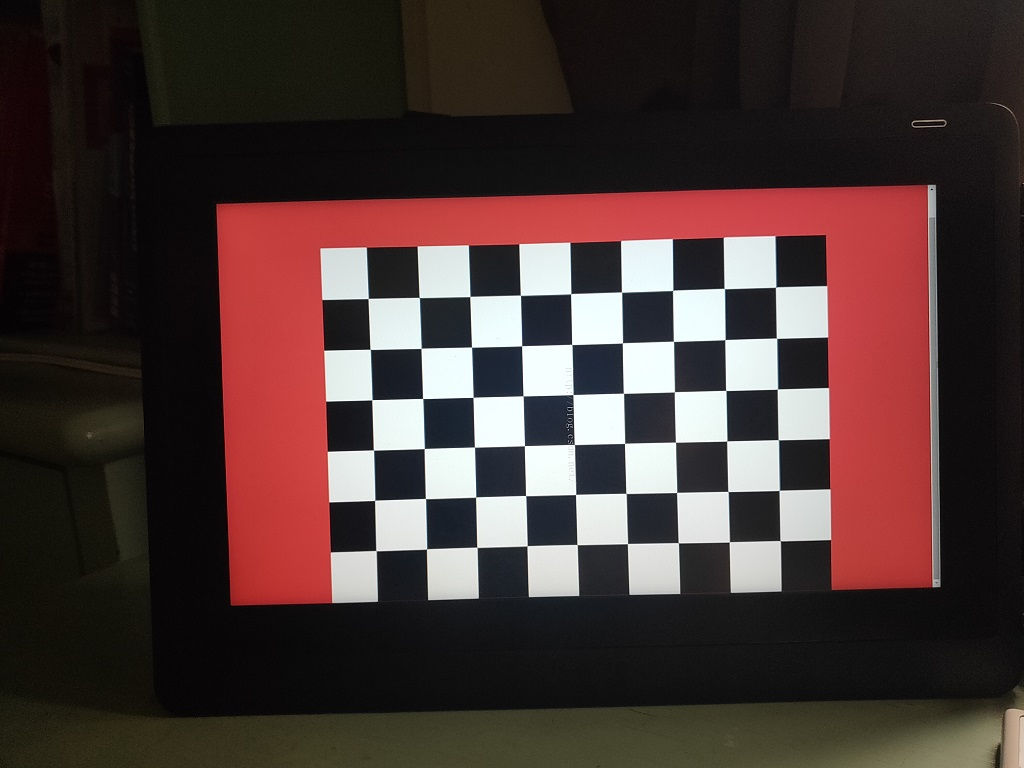
#> input picture data/oppo/01.jpg, 1024 x 768 px; its folder holds only this picture in this run
$ jupyter execute --allow-errors Calibration.ipynb
#> lines starting #> are read from the running program, lines starting #| are printed output that depends on the picture; long printed decimals are rounded
[cell 1]
import cv2
import numpy as np
import matplotlib.pyplot as plt
import glob

## Find Patterns

[cell 2]
#迭代終止標準
criteria = (cv2.TERM_CRITERIA_EPS + cv2.TERM_CRITERIA_MAX_ITER, 30, 0.001)
#設3D平面的點平穩且平移 (z=0)
objp = np.zeros((9*6,3), np.float32)
objp[:,:2] = np.mgrid[0:9,0:6].T.reshape(-1,2)

obj_pts = []
img_pts = []
images = glob.glob('data/oppo/*.jpg')
for f in images:
    img = cv2.imread(f)
#> img is the input picture: shape (768, 1024, 3); mean B, G, R 52.7, 54.9, 73.1
    #灰階
    gray = cv2.cvtColor(img,cv2.COLOR_BGR2GRAY)
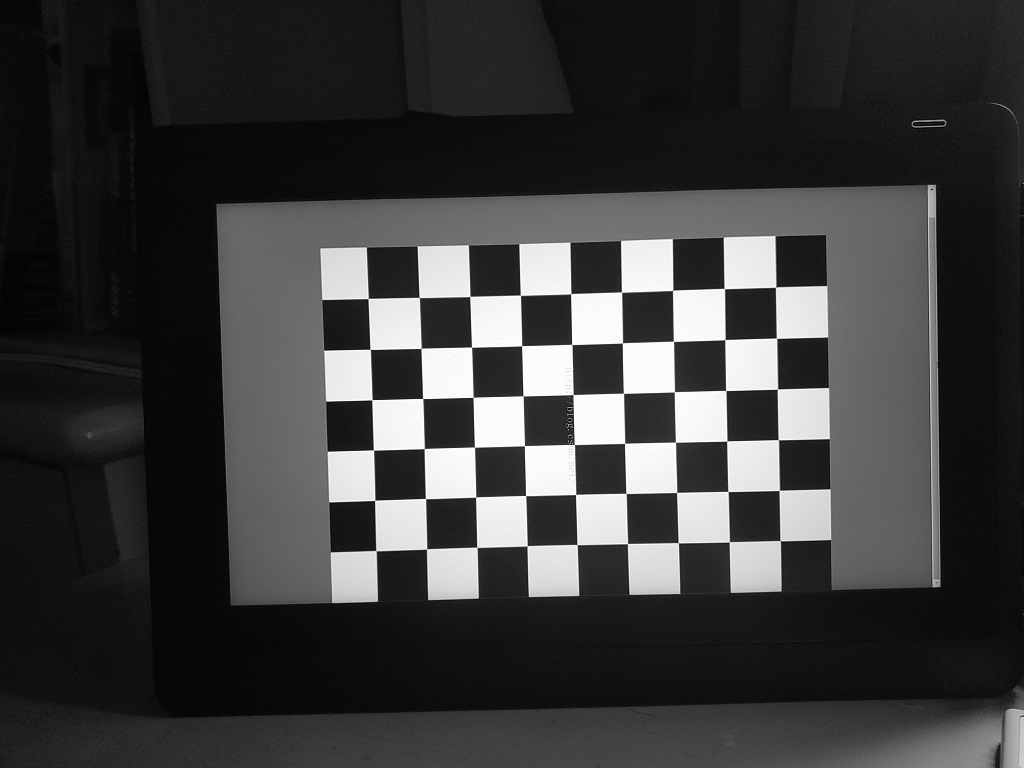
#> gray: shape (768, 1024); min 0, max 255, mean 60.1
    ret, corners = cv2.findChessboardCorners(gray, (9,6),None)
#> ret = True; corners = 54 rows, first 8: [780.8, 541.2], [729, 542.1], [678.3, 542.8], [627.4, 543.8], [576.9, 544.4], [526.9, 546], [476.8, 546.9], [426.5, 549.2]
    #找到pattern的話使用cv2.cornerSubPix()再精化
    if ret:
        obj_pts.append(objp)
        corners2 = cv2.cornerSubPix(gray,corners,(11,11),(-1,-1),criteria)
#> corners2 = 54 rows, first 8: [780.2, 540.7], [729.3, 541.8], [678.3, 542.7], [627.5, 543.6], [577.1, 544.6], [527.1, 545.8], [476.9, 547.3], [426.6, 548.9]
        img_pts.append(corners2)
        tmp = cv2.drawChessboardCorners(img, (9,6), corners2,ret)
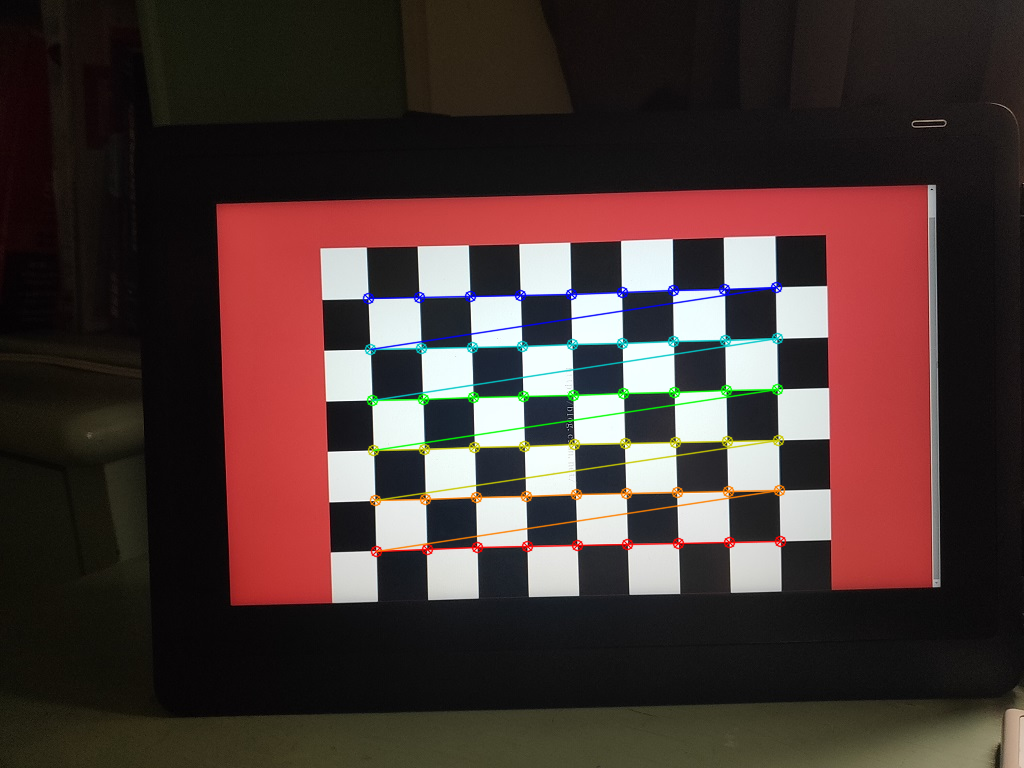
#> tmp: shape (768, 1024, 3); mean B, G, R 51.8, 54.7, 72.7
        plt.title(f)
        plt.imshow(tmp)
        plt.show()

## Calibration

[cell 3]
#Finds the camera intrinsic and extrinsic parameters from several views of a calibration pattern.intrinsic
ret, mtx, dist, rvecs, tvecs = cv2.calibrateCamera(obj_pts, img_pts, gray.shape[::-1],None,None)
#> ret = 0.139; mtx = [[974.3, 0, 525.8], [0, 973.3, 408.4], [0, 0, 1]]; dist = [[0.557, -5.11, 0.0019, 0.00313, 13.59]]; rvecs = ([-0.00303, -0.0596, 3.11],); tvecs = ([5.02, 2.61, 19.65],)
print('\n\t\t|Intrinsic parameters|\nCamera Matrix: \n{}'.format(mtx))
#| 		|Intrinsic parameters|
#| Camera Matrix:
#| [[974.323   0.         525.766]
#|  [  0.         973.265 408.450]
#|  [  0.           0.           1.        ]]
print('\n\t\t|Extrinsic parameters| \nrotation_vectors:\n{}\n\ntranslation_vectors: \n{}'.format(rvecs,tvecs))
#| 		|Extrinsic parameters|
#| rotation_vectors:
#| (array([[-3.03316365e-03],
#|        [-5.95691846e-02],
#|        [ 3.11461099e+00]]),)
#| translation_vectors:
#> (further printed lines are left out)
print('\n\t\tDistortion Coefficients:\n{}'.format(dist))
#| 		Distortion Coefficients:
#| [[ 5.56556987e-01 -5.11424600e+00  1.89883374e-03  3.13492748e-03
#|    1.35883176e+01]]

$ run again, on data/oppo/06.jpg
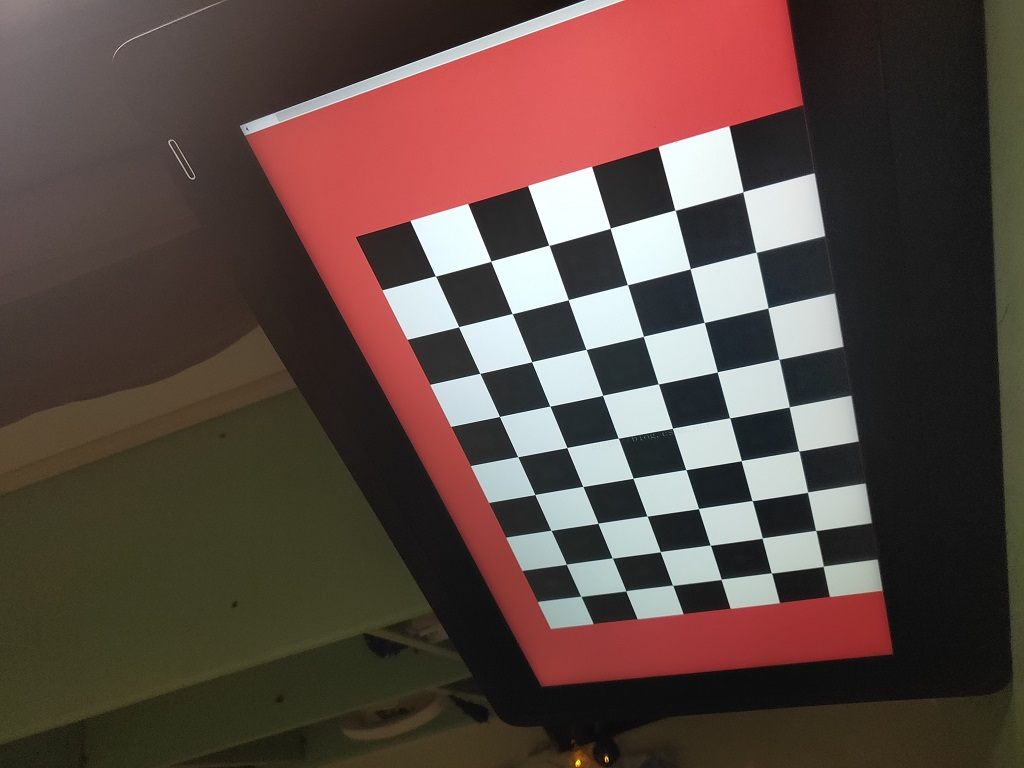
#> input picture data/oppo/06.jpg, 1024 x 768 px
#> img is the input picture: shape (768, 1024, 3); mean B, G, R 66.6, 72.5, 91
#> `gray = cv2.cvtColor(img,cv2.COLOR_BGR2GRAY)`:
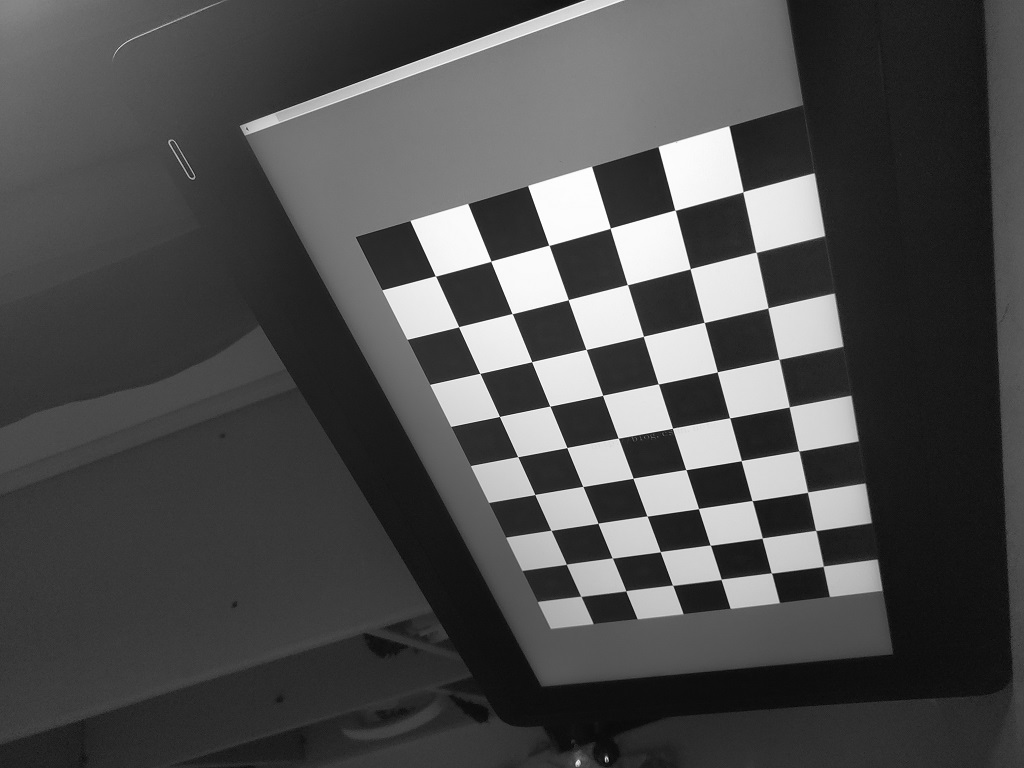
#> gray: shape (768, 1024); min 4, max 255, mean 77.4
#> ret = False; corners = 53 rows, first 8: [743, 192], [756.5, 252.5], [690, 269], [675, 210], [768.5, 307.5], [704, 322.5], [643.5, 336.5], [627.5, 284.5]

$ run again, on data/oppo/07.jpg
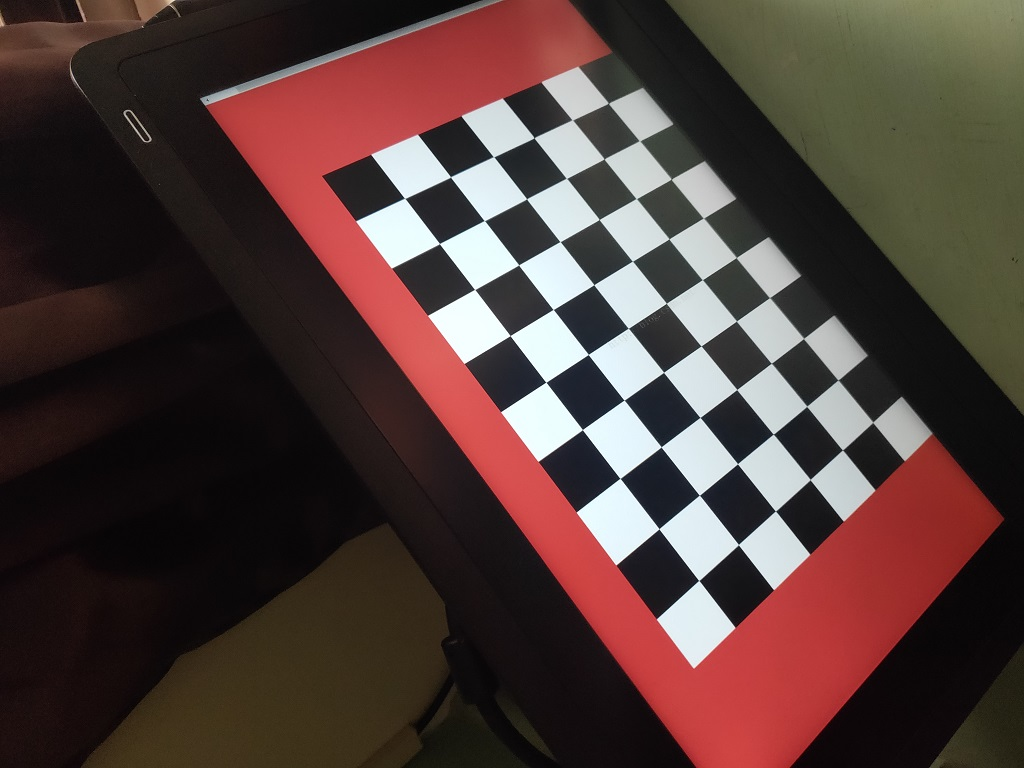
#> input picture data/oppo/07.jpg, 1024 x 768 px
#> img is the input picture: shape (768, 1024, 3); mean B, G, R 56.8, 60.6, 80.6
#> `gray = cv2.cvtColor(img,cv2.COLOR_BGR2GRAY)`:
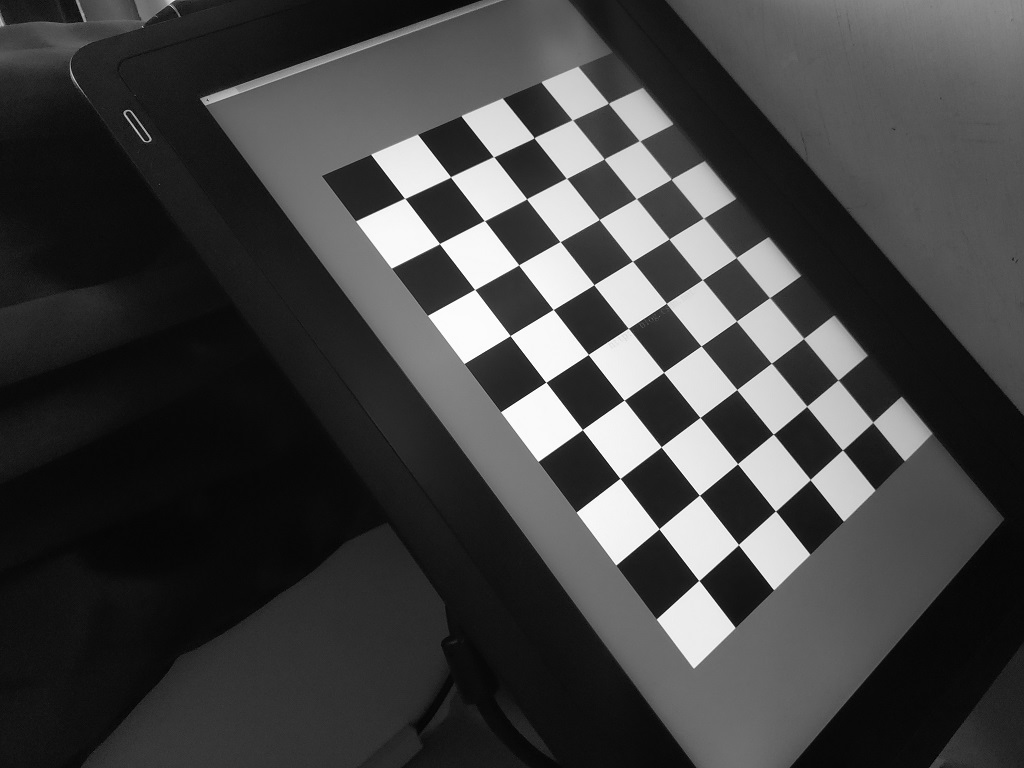
#> gray: shape (768, 1024); min 1, max 255, mean 66.2
#> ret = False; corners = None

$ run again, on data/oppo/08.jpg
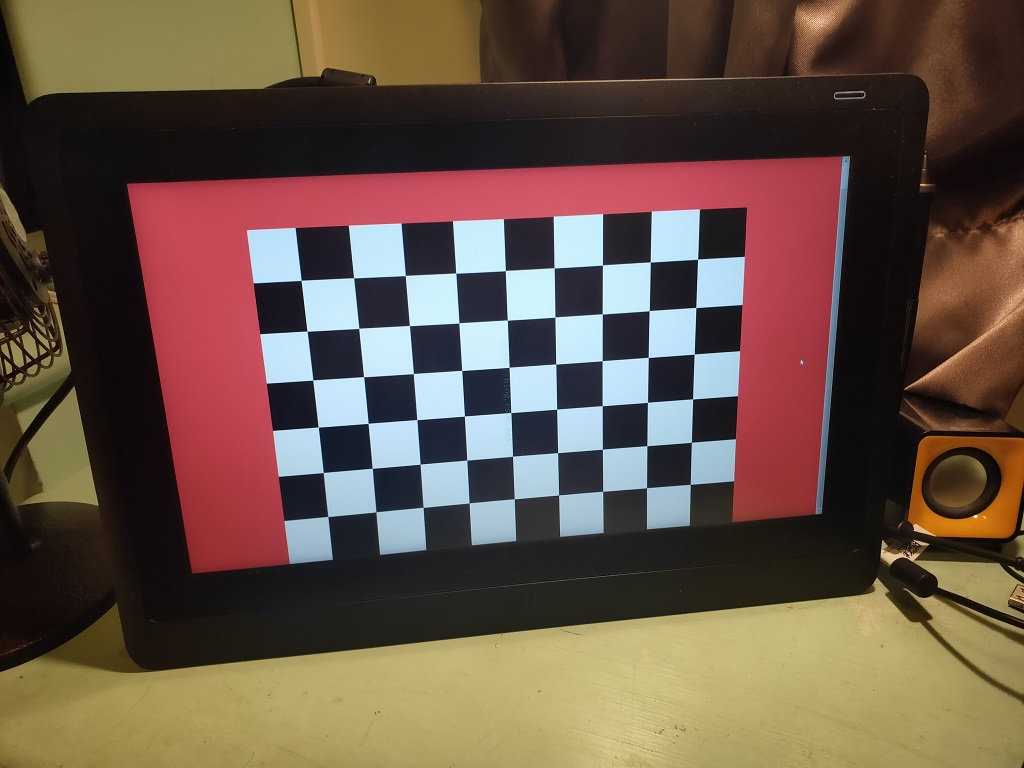
#> input picture data/oppo/08.jpg, 1024 x 768 px
#> img is the input picture: shape (768, 1024, 3); mean B, G, R 70.7, 83.8, 103.6
#> `gray = cv2.cvtColor(img,cv2.COLOR_BGR2GRAY)`:
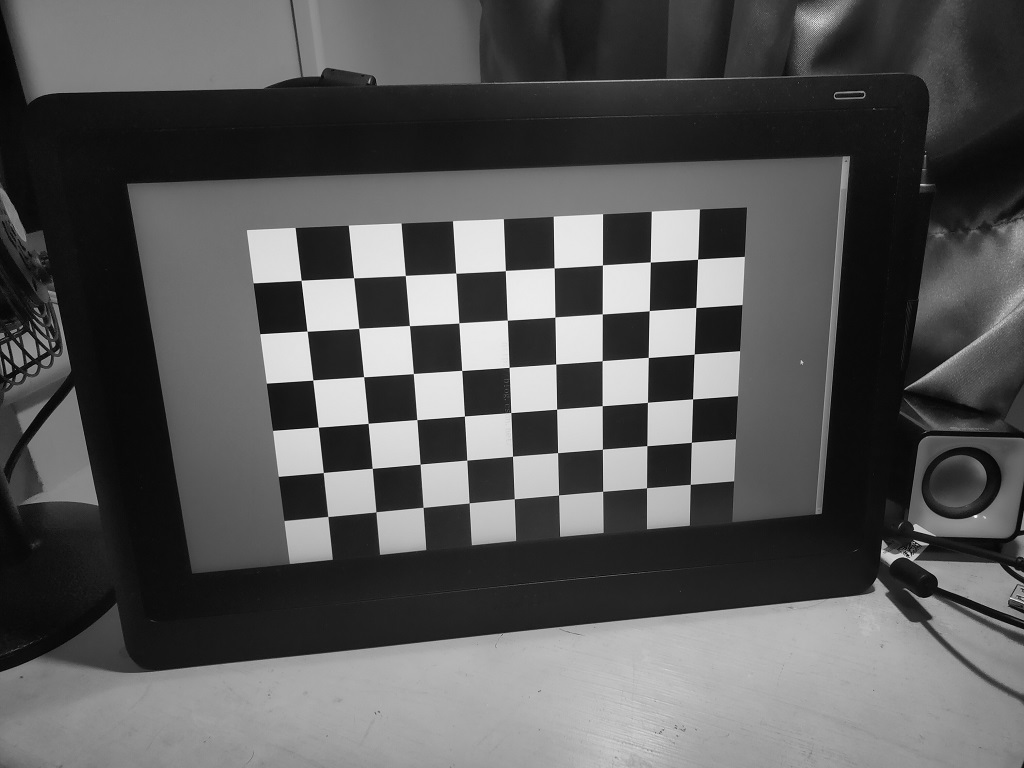
#> gray: shape (768, 1024); min 1, max 249, mean 88.2
#> ret = False; corners = None
